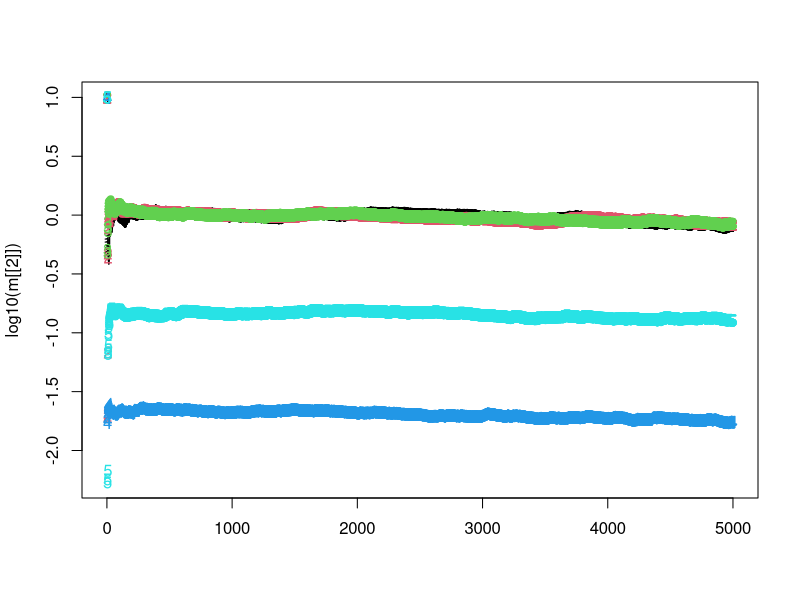
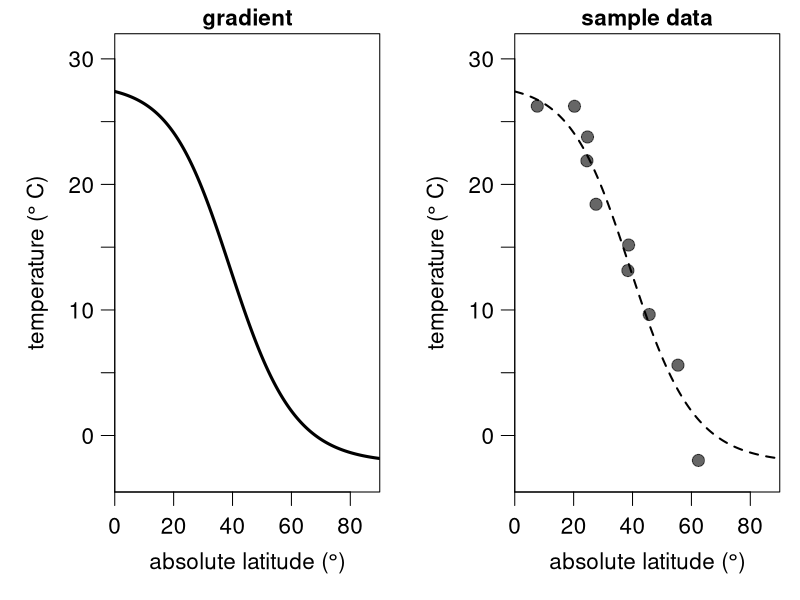
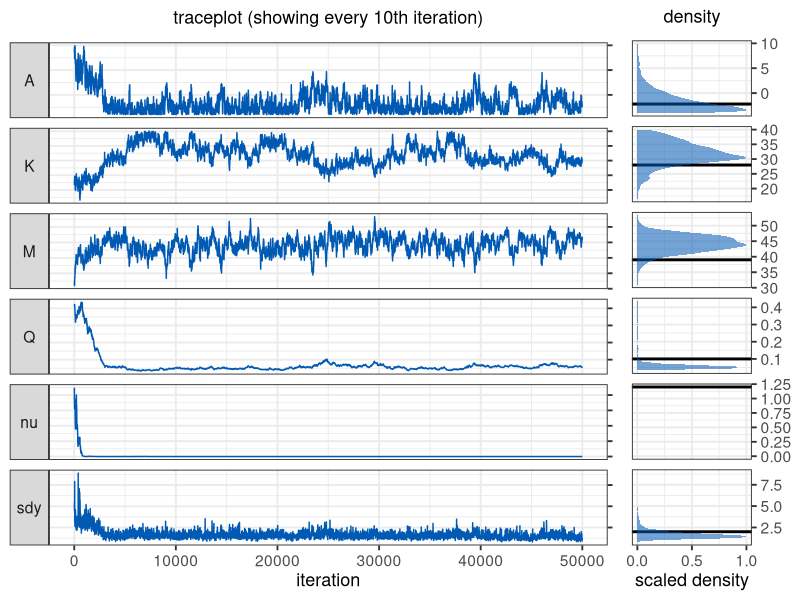
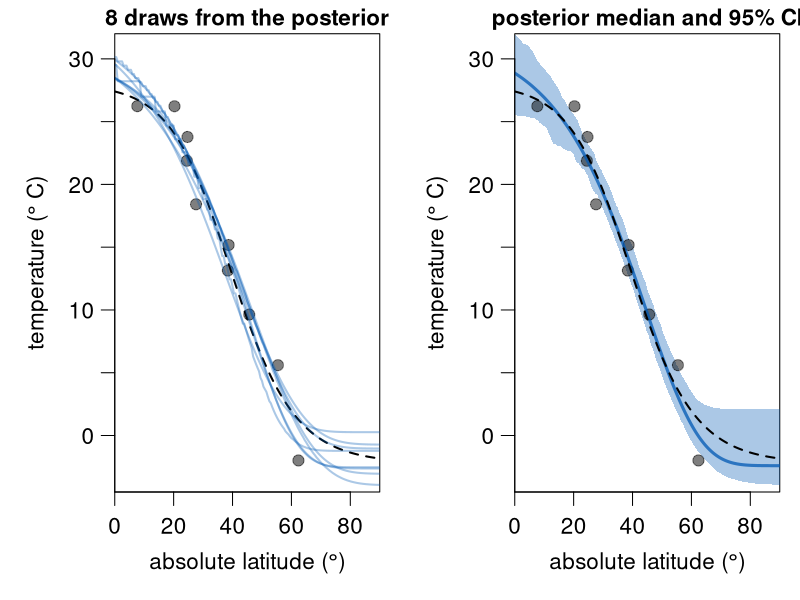

Recreate these plots in R, in order.
######################################################
######################################################
### A Metropolis-Hastings algorithm for Latitudinal
### Temperature Gradients
###
### by Kilian Eichenseer
### February 2022
###
######################################################
######################################################
### FUNCTIONS

gradient <- function(x, coeff, sdy) { # sigma is labelled "sdy"
  A = coeff[1]
  K = coeff[2]
  M = coeff[3]
  Q = coeff[4]
  nu = coeff[5]
  return(A + max(c(K-A,0))/((1+(nu*exp(Q*(x-M))))^(1/nu)) + rnorm(length(x),0,sdy))
}

loglik <- function(x, y,  coeff, sdy) {
  A = coeff[1]
  K = coeff[2]
  M = coeff[3]
  Q = coeff[4]
  nu = coeff[5]
  pred = A + max(c(K-A,0))/((1+(nu*exp(Q*(x-M))))^(1/nu))
  return(sum(dnorm(y, mean = pred, sd = sdy, log = TRUE)))
}

logprior <- function(coeff) {
  return(sum(c(
    dunif(coeff[1], -4, 40, log = TRUE),
    dunif(coeff[2], -4, 40, log = TRUE),
    dnorm(coeff[3], 45, 10, log = TRUE),
    dgamma(coeff[4], 0.2, 0.2, log = TRUE),
    dgamma(coeff[5], 1, 1, log = TRUE))))
}

logposterior <- function(x, y, coeff, sdy){
  return (loglik(x, y, coeff, sdy) + logprior(coeff))
}

MH_propose <- function(coeff, proposal_sd){
  return(rnorm(5,mean = coeff, sd= c(.5,.5,.5,0.01,0.07)))
}

MH_propose <- function(coeff, proposal_sd){
  return(c(rnorm(3,mean = coeff[1:3], sd= c(.5,.5,.5)),
         exp(rnorm(2,mean = log(coeff[4:5]), sd= c(0.01,0.07)))))
}

weighted_var <- function(x, weights, sum_weights) {
  sum(weights*((x-sum(weights*x)/sum_weights)^2))/(sum_weights)
}

# Main MCMCM function
run_MCMC <- function(x, y, coeff_inits, sdy_init, nIter, proposal_sd_init = rep(10,5), nAdapt = 10000){
  ### Initialisation
  coefficients = array(dim = c(nIter,5)) # set up array to store coefficients
  coefficients[1,] = coeff_inits # initialise coefficients
  sdy = rep(NA_real_,nIter) # set up vector to store sdy
  sdy[1] = sdy_init # intialise sdy
  A_sdy = 3 # parameter for the prior on the inverse gamma distribution of sdy
  B_sdy = 0.1 # parameter for the prior on the inverse gamma distribution of sdy
  n <- length(y)
  shape_sdy <- A_sdy+n/2 # shape parameter for the inverse gamma
  sd_i <- 2
  coeff_sd <- array(NA_real_,dim = c(nAdapt,5))
  coeff_sd[1:3,] <- proposal_sd_init
  coeff_diff <- array(NA_real_,dim = c(nAdapt,5))
  allWeights <- exp((-(nAdapt-2)):0/500)

  ### The MCMC loop
  for (i in 2:nIter){

    ## 1. Gibbs step to estimate sdy
    sdy[i] = sqrt(1/rgamma(1,shape_sdy,B_sdy+0.5*sum((y-gradient(x,coefficients[i-1,],0))^2)))

    ## 2. Metropolis-Hastings step to estimate the regression coefficients
    proposal = MH_propose(coefficients[i-1,],coeff_sd[sd_i,]) # new proposed values
    #if(any(proposal[c(4,5)] <= 0)) HR = 0 else # Q and nu need to be >0
      # Hasting's ratio of the proposal
      HR = exp(logposterior(x = x, y = y, coeff = proposal, sdy = sdy[i]) -
                 logposterior(x = x, y = y, coeff = coefficients[i-1,], sdy = sdy[i])

               +sum(dlnorm(coefficients[i-1,4:5]-proposal[4:5],log(coefficients[i-1,4:5]),coeff_sd[sd_i,4:5]))
               -sum(dlnorm(proposal[4:5]-coefficients[i-1,4:5],log(coefficients[i-1,4:5]),coeff_sd[sd_i,4:5]))
      )

    # accept proposal with probability = min(HR,1)
    if (runif(1) < HR){
      coefficients[i,] = proposal
      # if proposal is rejected, keep the values from the previous iteration
    }else{
      coefficients[i,] = coefficients[i-1,]
    }
    # Adaptation of proposal SD
    if(i < nAdapt){

    coeff_diff[i,1:3] <- coefficients[i,1:3]-coefficients[i-1,1:3]
    coeff_diff[i,4:5] <- log(coefficients[i,4:5])-log(coefficients[i-1,4:5])

    if(i>=3) {
    weights = allWeights[(nAdapt-i+2):nAdapt-1]
    sum_weights = sum(weights)
    weighted_var_coeff <- apply(coeff_diff[2:i,], 2, function(f) weighted_var(
                            f, weights = weights, sum_weights = sum_weights))


    coeff_sd[i+1,] <- ifelse(weighted_var_coeff==0,
                           sqrt(coeff_sd[i,]^2/10),
                           sqrt(2.4^2 * weighted_var_coeff))
    }
    sd_i <- i
    } # end of adapt
  } # end of the MCMC loop

  ###  Function output
  output = list(data.frame(A = coefficients[,1],
                      K = coefficients[,2],
                      M = coefficients[,3],
                      Q = coefficients[,4],
                      nu = coefficients[,5],
                      sdy = sdy),
                coeff_sd)
  return(output)
}


### Data creation
set.seed(10)
sample_lat <- runif(10,0,90)
sample_data <- data.frame(
  x = sample_lat,
  y = gradient(x = sample_lat, coeff = c(-2.2, 28, 39, 0.1, 1.2), sd = 2))


### Analysis
nIter <- 50000
system.time({m <- run_MCMC(x = sample_data$x, y = sample_data$y,
              coeff_inits = c(10,20,30,0.4,0.4), sdy_init = 5, nIter = nIter,
              nAdapt = 5000)})
matplot(log10(m[[2]]))

m[[2]][,]
######################################################
######################################################
### PLOTS

######################################################
## Plots of the data

# for plotting the 95 % CI shading
error_polygon <- function(x,en,ep,color) {
  polygon( c(x[1], x, x[length(x)], x[length(x)], rev(x), x[1]),
           c((ep)[1],ep, (ep)[length(ep)], (en)[length(en)], rev(en), (en)[1]),
           border = NA, col = color)
}

layout(matrix(c(1,2), nrow = 1, ncol = 2, byrow = TRUE))

par(mar = c(4,4.25,1.25,0.75), las = 1, mgp = c(2.25,0.75,0), cex = 1.35)
latitude <- seq(0,90,by=0.2)
temperature <- gradient(x = latitude, coeff = c(-2.2, 28, 39, 0.1, 1.2), sd = 0)
plot(latitude, temperature, type = "l", lwd = 3, ylim = c(-4.5,32),
     xlab = expression ("absolute latitude ("*degree*")"), yaxt = "n",
     ylab = expression("temperature ("*degree~"C)"), yaxs = "i", xaxs = "i",
     xlim = c(0,90), main = "gradient", cex.main = 1)
axis(2,seq(-5,30,5),c(NA,0,NA,10,NA,20,NA,30))


plot(latitude, temperature, type = "l", lwd = 2, ylim = c(-4.5,32),
     xlab = expression ("absolute latitude ("*degree*")"), yaxt = "n",
     ylab = expression("temperature ("*degree~"C)"), yaxs = "i", xaxs = "i",
     xlim = c(0,90), main = "sample data", lty= 2, cex.main = 1)
points(sample_data$x, sample_data$y,  pch = 19, cex = 1.2, col = rgb(0,0,0,0.6), xpd = T)
axis(2,seq(-5,30,5),c(NA,0,NA,10,NA,20,NA,30))

######################################################
## Posterior checks

library(ggplot2)
library(dplyr)
library(reshape)
library(cowplot)
m <- m[[1]] %>% mutate(iteration = 1:nrow(.))
mm <- melt(m,id.vars = "iteration")
mm <- mm %>% mutate(trueval = rep(c(-2.2, 28, 39, 0.1, 1.2, 2), each = nrow(m)))

facet.labs = c("F", "K", "M", "Q", expression(nu), expression(sigma["y"]))
names(facet.labs) <- c("A", "K", "M", "Q", "nu", "sdy")

p1 <- ggplot(mm %>% filter(iteration %% 10 == 0)) + geom_line(aes(x = iteration, y = value),
                                                              colour = rgb(0,0.35,0.7,1))+
  facet_grid(variable ~ ., switch = "y",scales = "free_y",
             labeller = labeller(variable = facet.labs)) +
  theme(legend.position = "none")+
  theme_bw(base_size = 14)+
  theme(strip.text.y.left = element_text(angle = 0))+
  scale_y_continuous(position = "right")+
  ylab(NULL)+
  ggtitle(expression("traceplot (showing every 10th"~"iteration)"))+
  theme(plot.title = element_text(size = 13, face = "bold",hjust = 0.5),
        axis.title=element_text(size=13), axis.text.y=element_blank(),)


p2 <- ggplot(mm %>% filter(iteration %% 10 == 0)) +
  geom_vline(aes(xintercept = trueval), colour = "black", size = 1,linetype = "solid")+

  stat_density(aes(x = value, y =..scaled..),
               fill = rgb(0,0.35,0.7,0.55), size = 1.5)+
  facet_grid(variable ~ ., scales = "free_y")+
  theme(legend.position = "none")+
  theme_bw(base_size = 14)+
  theme(strip.background = element_blank(),
        strip.text.y = element_blank())+
  scale_y_continuous(position = "left",breaks = c(0,0.5,1))+
  scale_x_continuous(position = "top")+
  coord_flip()+
  ylab("scaled density")+
  xlab(NULL)+
  ggtitle(expression("density"))+
  theme(plot.title = element_text(size = 13, face = "bold",hjust = 0.5),
        axis.title=element_text(size=13))

plot_grid(p1, p2, ncol = 2, labels = c("", ""),
          rel_widths = c(7,2))

######################################################
## Gradient from posterior
burnin <- 10000
layout(matrix(c(1,2), nrow = 1, ncol = 2, byrow = TRUE))
par(mar = c(4,4.25,1.25,0.75), las = 1, mgp = c(2.25,0.75,0), cex = 1.35)
latitude <- seq(0,90,by=0.5)
temperature <- gradient(x = latitude, coeff = c(-2.2, 28, 39, 0.1, 1.2), sdy = 0)
plot(latitude, temperature, type = "l", lwd = 2, ylim = c(-4.5,32),
     xlab = expression ("absolute latitude ("*degree*")"), yaxt = "n",
     ylab = expression("temperature ("*degree~"C)"), yaxs = "i", xaxs = "i", lty = 2,
     xlim = c(0,90), main = "8 draws from the posterior", cex.main = 1)
points(sample_data$x, sample_data$y,  pch = 19, cex = 1.1, col = rgb(0,0,0,0.5), xpd = T)
replicate(8, points(latitude, gradient(x = latitude, coeff =
                           unlist(m[sample((burnin+1):nIter,1),1:5]), sdy = 0),
                           type = "l", col = rgb(0,0.35,0.7,0.33), lwd = 2))
axis(2,seq(-5,30,5),c(NA,0,NA,10,NA,20,NA,30))

# Calculate confidence intervals
sample_it <- sample((burnin+1):nIter,1000)
grad_025 <- sapply(1:length(latitude), function(f) quantile(
  apply(m[sample_it,1:5],1,function(a) gradient(x=latitude[f], coeff =  a, sdy = 0)),
  probs = 0.025))
grad_975 <- sapply(1:length(latitude), function(f) quantile(
  apply(m[sample_it,1:5],1,function(a) gradient(x=latitude[f], coeff =  a, sdy = 0)),
  probs = 0.975))

# Calculate confidence intervals
sample_it <- sample((burnin+1):nIter,1000)
grad_025 <- sapply(1:length(latitude), function(f) quantile(
  apply(m[sample_it,1:5],1,function(a) gradient(x=latitude[f], coeff =  a, sdy = 0)),
  probs = 0.025))
grad_975 <- sapply(1:length(latitude), function(f) quantile(
  apply(m[sample_it,1:5],1,function(a) gradient(x=latitude[f], coeff =  a, sdy = 0)),
  probs = 0.975))

plot(latitude, temperature, type = "n", lwd = 2, ylim = c(-4.5,32),
     xlab = expression ("absolute latitude ("*degree*")"), yaxt = "n",
     ylab = expression("temperature ("*degree~"C)"), yaxs = "i", xaxs = "i", lty = 2,
     xlim = c(0,90), main = "posterior median and 95% CI", cex.main = 1)

error_polygon <- function(x,en,ep,color) {
  polygon( c(x[1], x, x[length(x)], x[length(x)], rev(x), x[1]),
           c((ep)[1],ep, (ep)[length(ep)], (en)[length(en)], rev(en), (en)[1]),
           border = NA, col = color)
}
error_polygon(latitude,grad_025,grad_975,rgb(0,0.35,0.7,0.33))
points(sample_data$x, sample_data$y,  pch = 19, cex = 1.1, col = rgb(0,0,0,0.5), xpd = T)

points(latitude, gradient(x=latitude, coeff =  apply(m[sample_it,1:5],2,median),
                          sdy = 0), type = "l", lwd = 3, col = rgb(0,0.35,0.7,0.75))
points(latitude, temperature, type = "l", lwd = 2, lty = 2)
axis(2,seq(-5,30,5),c(NA,0,NA,10,NA,20,NA,30))

par(mfrow = c(1,1))
